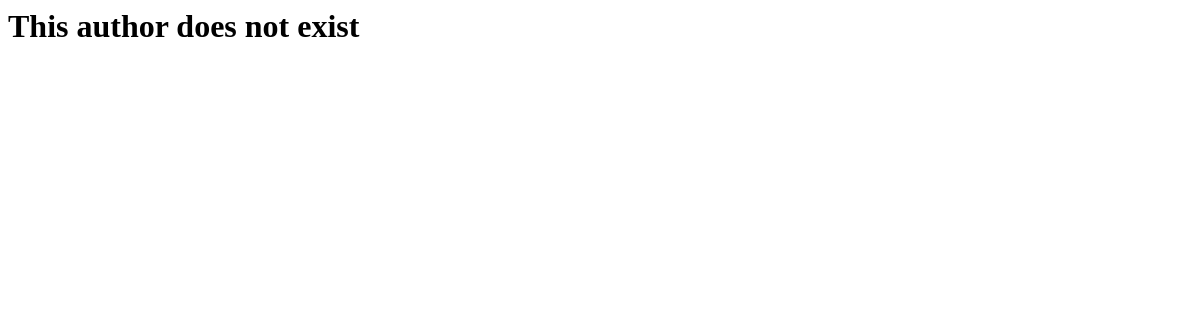
The app's page /author/2/, older data.
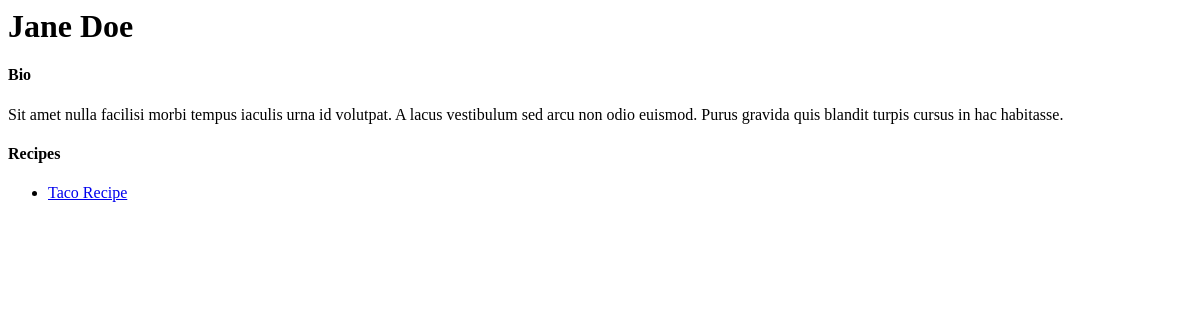
The same page, newer data.
### homepage/models.py (models this page shows, shortened)
class Author(models.Model):
    name = models.CharField(max_length=80)
    bio = models.TextField()

class Recipe(models.Model):
    title = models.CharField(max_length=50)
    author = models.ForeignKey(Author, on_delete=models.CASCADE)
    description = models.TextField()
    time_required = models.CharField(max_length=20)
    instructions = models.TextField()

### homepage/views.py (the view)
# urls.py: path('author/<int:author_id>/', views.author),
def author(request, author_id):
    author = Author.objects.filter(id=author_id).first()
    author_recipes = Recipe.objects.filter(author=author_id)
    return render(request, "author.html", {"author": author, "author_recipes": author_recipes})

### templates/author.html
<div>
  {% if not author %}
    <h1>This author does not exist</h1>
  {% else %}
    <h1>{{ author.name }}</h1>
    <h4>Bio</h4>
    <p>{{ author.bio }}</h4>
    <h4>Recipes</h4>
    <ul>
      {% for recipe in author_recipes %}
        <li>
          <a href="/recipe/{{ recipe.id }}">{{ recipe.title }}</a>
        </li>
      {% endfor %}
    </ul>
  {% endif %}
</div>

Row changes from the older to the newer data that the page shows:
added Author: name "Jane Doe", bio "Sit amet nulla facilisi morbi tempus iaculis urna id volutpat. A lacus vestibulum sed arcu non odio euismod. Purus gravida quis blandit turpis cursus in hac habitasse."
added Recipe: title "Taco Recipe"
Text that changed along with them:
text no longer shown: "This author does not exist"
text now shown: "Bio Recipes"
